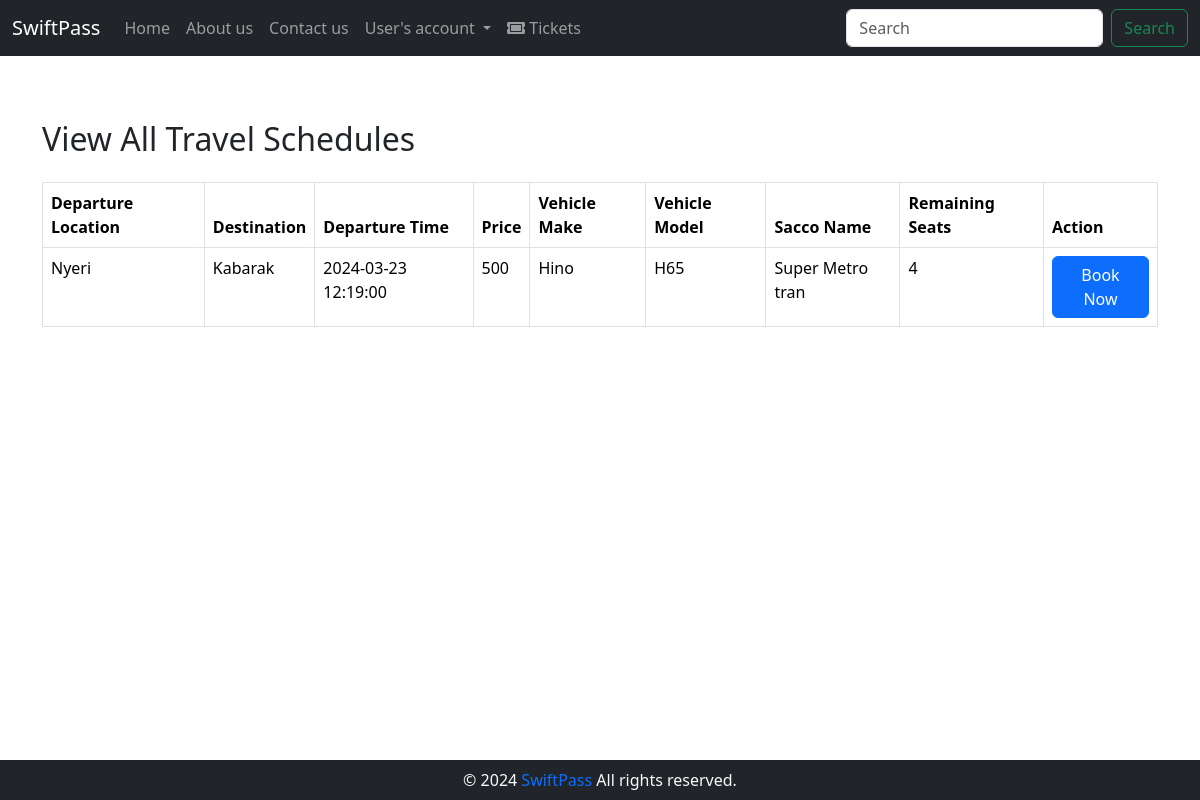
Screenshot of /user/schedules.php (signed in) with the database file from the repository.
### tables this page shows
CREATE TABLE `travelschedule` (
                                  `id` int(11) NOT NULL,
                                  `departure_location` varchar(255) NOT NULL,
                                  `destination` varchar(255) NOT NULL,
                                  `departure_time` datetime NOT NULL DEFAULT current_timestamp(),
                                  `price` float NOT NULL,
                                  `vehicle_id` int(11) NOT NULL,
                                  `is_done` tinyint(1) NOT NULL DEFAULT 0
);

CREATE TABLE `vehicle` (
                           `id` int(11) NOT NULL,
                           `make` varchar(50) NOT NULL,
                           `model` varchar(50) NOT NULL,
                           `registration_plate` varchar(20) NOT NULL,
                           `capacity` int(11) NOT NULL,
                           `sacco_id` int(11) NOT NULL,
                           `driver_id` int(11) DEFAULT NULL
);

CREATE TABLE `sacco` (
                         `id` int(11) NOT NULL,
                         `name` varchar(255) NOT NULL
);

### user/schedules.php (the view, shortened to what this page needs)
<?php
include '../auth/database.php';
$schedulesQuery = "SELECT ts.*, v.make, v.model, s.name AS sacco_name,
                        v.capacity - COUNT(t.seat_number) AS remaining_seats
                  FROM TravelSchedule ts
                  INNER JOIN Vehicle v ON ts.vehicle_id = v.id
                  INNER JOIN Sacco s ON v.sacco_id = s.id
                  LEFT JOIN Ticket t ON ts.id = t.travel_schedule_id
                  WHERE ts.is_done = 0
                  GROUP BY ts.id";
$schedulesResult = mysqli_query($conn, $schedulesQuery);
?>
<div class="container mt-5">
    <h2 class="mb-4">View All Travel Schedules</h2>
    <?php if (mysqli_num_rows($schedulesResult) > 0) : ?>
        <table class="table table-bordered">
            <thead>
            <tr>
                <th>Departure Location</th>
                <th>Destination</th>
                <th>Departure Time</th>
                <th>Price</th>
                <th>Vehicle Make</th>
                <th>Vehicle Model</th>
                <th>Sacco Name</th>
                <th>Remaining Seats</th>
                <th>Action</th>
            </tr>
            </thead>
            <tbody>
            <?php while ($schedule = mysqli_fetch_assoc($schedulesResult)) : ?>
                <tr>
                    <td><?php echo $schedule['departure_location']; ?></td>
                    <td><?php echo $schedule['destination']; ?></td>
                    <td><?php echo $schedule['departure_time']; ?></td>
                    <td><?php echo $schedule['price']; ?></td>
                    <td><?php echo $schedule['make']; ?></td>
                    <td><?php echo $schedule['model']; ?></td>
                    <td><?php echo $schedule['sacco_name']; ?></td>
                    <td><?php echo $schedule['remaining_seats']; ?></td>
                    <td>
                        <?php if ($schedule['remaining_seats'] > 0) : ?>
                            <a class="btn btn-primary" href="booking_details.php?schedule_id=<?php echo $schedule['id']; ?>">Book Now</a>
                        <?php else : ?>
                            <span class="text-danger">Schedule Full</span>
                        <?php endif; ?>
                    </td>
                </tr>
            <?php endwhile; ?>
            </tbody>
        </table>
    <?php else : ?>
        <p>No active travel schedules found.</p>
    <?php endif; ?>
</div>
<?php
include('../layout.php');
?>

### rows the page displays
travelschedule: departure_location "Nyeri", destination "Kabarak", departure_time "2024-03-23 12:19:00", price "500", vehicle.make "Hino", vehicle.model "H65", sacco.name "Super Metro tran", remaining_seats "4"

### other values shown
$pageTitle "Home"
$pageTitle "About us"
$pageTitle "Contact us"
$pageTitle "User's account"
$pageTitle "Tickets"
